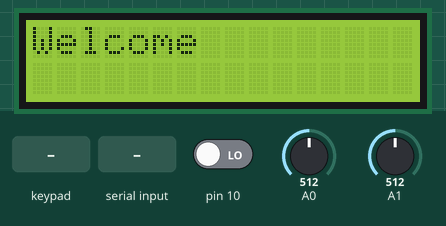
Simulated run of this sketch. Board: Arduino Uno, built with avr-gcc and run on an emulated ATmega328P. Parts: 16×2 character LCD. Inputs (shaded band) come from the test bench; at power-on: pin 10 LOW, A0 = 512, A1 = 512. What the sketch prints to the serial monitor is not drawn.

Above: at 1.4 s.
1.5 s: keypad keys 2 3 4 5 # pressed 0.4 s apart
At 4.4 s:
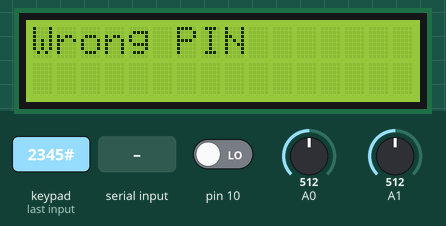
5.0 s: "ACCESS_GRANTED\n" received over Serial
At 5.8 s:
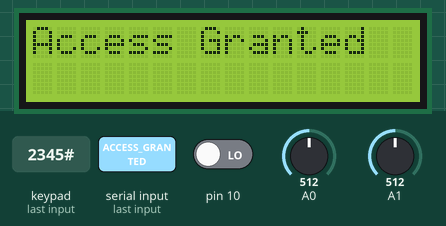
6.5 s: keypad keys D D D # pressed 0.4 s apart
At 8.3 s:
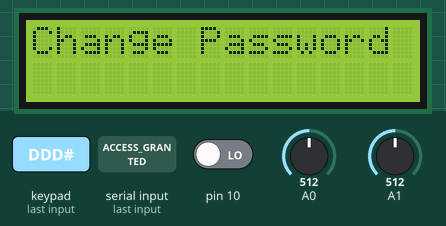
13.4 s: "ACCESS_DENIED\n" received over Serial
At 14.6 s:
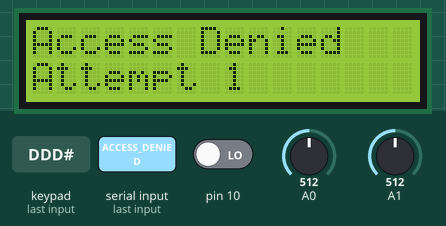
14.9 s: key 'A' pressed
At 15.8 s:
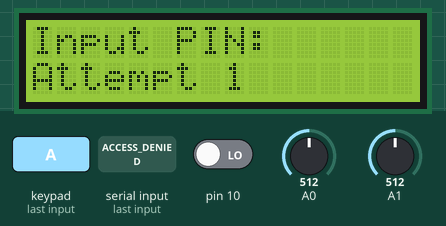
16.4 s: key '2' pressed
At 16.9 s:
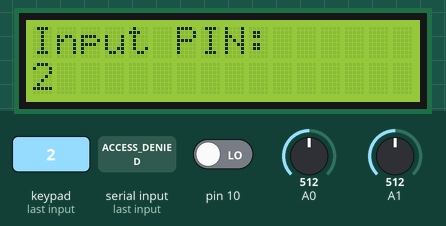
Timing chart, 0 to 18.9 s (numbered marks = the images above; inputs shaded):
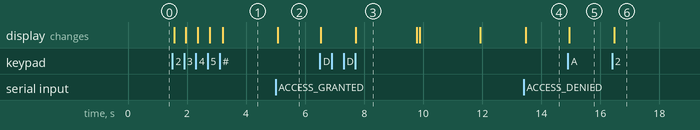

The sketch:

uno_extension.ino
```cpp
#include <Keypad.h>
#include <Wire.h>
#include <LiquidCrystal_I2C.h>
#include <EEPROM.h>
bool changePasswordMode = false;
bool waitingOldPassword = false;
bool waitingNewPassword = false;
int failedAttempts = 0;
bool locked = false;
unsigned long lockUntil = 0;

String specialBuffer = "";
#define PIN_LENGTH 6

String correctPIN = "123456";
String passwordInput = "";

int wrongAttempts = 0;

bool isLocked = false;

unsigned long lockedUntil = 0;

const byte ROWS = 4;
const byte COLS = 4;
char keys[ROWS][COLS] = {
  {'1','2','3','A'},
  {'4','5','6','B'},
  {'7','8','9','C'},
  {'*','0','#','D'}
};
byte rowPins[ROWS] = {2, 3, 4, 5};
byte colPins[COLS] = {6, 7, 8, 9};
Keypad keypad = Keypad(makeKeymap(keys), rowPins, colPins, ROWS, COLS);

// LCD cửa dùng I2C: SDA=A4, SCL=A5
// Địa chỉ phổ biến: 0x27 hoặc 0x3F
#define DOOR_LCD_ADDRESS 0x27
LiquidCrystal_I2C doorLcd(DOOR_LCD_ADDRESS, 16, 2);

static String lcdLine1 = "";
static String lcdLine2 = "";


void changePassword() {

  printLine1("Change Password");
  printLine2("");

  delay(2000);

  passwordInput = "";

  waitingOldPassword = true;
  waitingNewPassword = false;

  printLine1("Enter Old PIN");
  printLine2("");
}

void saveNewPassword() {

  if (passwordInput.length() != PIN_LENGTH) {

    printLine1("Need 6 Digits");
    printLine2("");

    delay(2000);

    passwordInput = "";

    printLine1("Enter New PIN");
    printLine2("");

    return;
  }

  savePassword(passwordInput);

  waitingNewPassword = false;
  changePasswordMode = false;

  printLine1("Password Saved");
  printLine2("");

  delay(2000);

  printLine1("Welcome");
  printLine2("");

  passwordInput = "";
}

void verifyOldPassword() {

  if (passwordInput == correctPIN) {

    passwordInput = "";

    waitingOldPassword = false;
    waitingNewPassword = true;

    printLine1("Enter New PIN");
    printLine2("");
  }
  else {

    passwordInput = "";

    printLine1("Wrong Old PIN");
    printLine2("");

    delay(2000);

    printLine1("Enter Old PIN");
    printLine2("");
  }
}

static void renderDoorLcd() {
  String line1 = lcdLine1;
  String line2 = lcdLine2;

  if (line1.length() > 16) {
    line1 = line1.substring(0, 16);
  }
  if (line2.length() > 16) {
    line2 = line2.substring(0, 16);
  }

  while (line1.length() < 16) {
    line1 += " ";
  }
  while (line2.length() < 16) {
    line2 += " ";
  }

  doorLcd.setCursor(0, 0);
  doorLcd.print(line1);
  doorLcd.setCursor(0, 1);
  doorLcd.print(line2);
}

void printLine1(String input) {
  lcdLine1 = input;
  renderDoorLcd();
}

void printLine2(String line2) {
  lcdLine2 = line2;
  renderDoorLcd();
}

void appendChar(char keypadInput) {

  if (passwordInput.length() < PIN_LENGTH) {

    passwordInput += keypadInput;
  }

  printLine2(passwordInput);
}

void handleSpecialSequence(char key) {

  if (key == 'D') {

    specialBuffer += 'D';

    if (specialBuffer.length() > 3) {
      specialBuffer.remove(0, 1);
    }

    return;
  }

  if (key == '#') {

    if (specialBuffer == "DDD") {

      specialBuffer = "";

      changePasswordMode = true;

      changePassword();

      return;
    }

    specialBuffer = "";
  }
  else {

    specialBuffer = "";
  }
}

void verifyPIN() {

    if (passwordInput == correctPIN) {

      Serial.println("ACCESS_GRANTED");

      printLine1("Access Granted");
      printLine2("");

      wrongAttempts = 0;
    }
    else {

      wrongAttempts++;

      Serial.println("ACCESS_DENIED");

      printLine1("Wrong PIN");
      printLine2("");

      if (wrongAttempts >= 3) {

        isLocked = true;
        lockedUntil = millis() + 30000;

        printLine1("Locked 30 sec");
      }
    }

    passwordInput = "";
  }

void resetPasswordInput() {
  passwordInput = "";
  printLine2(passwordInput);
}

  void loadPassword() {

    char buf[PIN_LENGTH + 1];

    for (int i = 0; i < PIN_LENGTH; i++) {
      buf[i] = EEPROM.read(i);
    }

    buf[PIN_LENGTH] = '\0';

    bool empty = true;

    for (int i = 0; i < PIN_LENGTH; i++) {
      if (buf[i] != 0xFF) {
        empty = false;
        break;
      }
    }

    if (empty) {

      correctPIN = "123456";

      for (int i = 0; i < PIN_LENGTH; i++) {
        EEPROM.write(i, correctPIN[i]);
      }

    } else {

      correctPIN = String(buf);

    }
  }

void savePassword(String newPIN) {

  correctPIN = newPIN;

  for(int i=0;i<PIN_LENGTH;i++) {
    EEPROM.write(i,newPIN[i]);
  }
}

void clear() {
  resetPasswordInput();
}

void setup() {

  loadPassword();
  Serial.begin(9600);
  pinMode(10, INPUT);

  doorLcd.init();
  doorLcd.backlight();
  printLine1("Welcome");
  printLine2("");

  doorLcd.init();
  doorLcd.backlight();
  printLine1("Welcome");
  printLine2("");
}

void loop() {
  char key = keypad.getKey();
  if (Serial.available()) {
      String msg = Serial.readStringUntil('\n');
      msg.trim();

      if (msg == "ACCESS_GRANTED") {
          failedAttempts = 0;
          printLine1("Access Granted");
          printLine2("");
      }
      else if (msg == "ACCESS_DENIED") {
          failedAttempts++;

          printLine1("Access Denied");
          printLine2("Attempt " + String(failedAttempts));

          if (failedAttempts >= 3) {
              locked = true;
              lockUntil = millis() + 30000;

              printLine1("System Locked");
              printLine2("30 Seconds");
          }
      }
  }

if (key) {

  handleSpecialSequence(key);
  printLine1("Input PIN: ");
  if (isLocked) {

    if (millis() < lockedUntil) {
      return;
    }

    isLocked = false;
    wrongAttempts = 0;
  }

  if (changePasswordMode) {

    if (key == '#') {

      if (waitingOldPassword) {
        verifyOldPassword();
      }
      else if (waitingNewPassword) {
        saveNewPassword();
      }
    }
    else if (key == '*') {

      passwordInput = "";
      printLine2("");
    }
    else if (key >= '0' && key <= '9') {

      appendChar(key);
    }

    return;
  }

  if (key == '#') {

    verifyPIN();
  }
  else if (key == '*') {

    resetPasswordInput();
  }
  else if (key >= '0' && key <= '9') {

    appendChar(key);
  }
}

  unsigned long now = millis();
  bool pinState = (digitalRead(10) == HIGH);
  static unsigned long pirCandidateStart = 0;
  static bool confirmedState = false;
  static bool lastSentPIR = false;

  if (pinState) {
    if (pirCandidateStart == 0) {
      pirCandidateStart = now;
    } else if (!confirmedState && (now - pirCandidateStart >= 200)) {
      confirmedState = true;
    }
  } else {
    pirCandidateStart = 0;
    confirmedState = false;
  }

  static unsigned long lastSentPIRTime = 0;
  if (confirmedState != lastSentPIR || (now - lastSentPIRTime >= 5000)) {
    lastSentPIR = confirmedState;
    lastSentPIRTime = now;
    Serial.print("PIR:");
    Serial.println(lastSentPIR ? "1" : "0");
  }

  static unsigned long lastSentLDRTime = 0;
  if (now - lastSentLDRTime >= 5000) {
    lastSentLDRTime = now;
    int raw = analogRead(A0);
    int currentVal = raw * 4;
    Serial.print("LDR:");
    Serial.println(currentVal);
  }


  static unsigned long lastSentTempTime = 0;
  if (now - lastSentTempTime >= 5000) {
    lastSentTempTime = now;
    long sum = 0;
    for (int i = 0; i < 50; i++) {
      sum += analogRead(A1);
      delay(1);
    }
    float raw = sum / 50.0;
    float mv = raw * (5000.0 / 1023.0);
    float temp = mv / 10.0;
    Serial.print("TEMP:");
    Serial.println(temp, 1);
  }


}
```

Measured:
- after the input at 1.5 s, the display: first changes after 0.07 s (image 1 shows a later state)
- after the input at 5.0 s, the display: changes after 0.07 s (image 2)
- after the input at 6.5 s, the display: first changes at once (image 3 shows a later state)
- after the input at 13.4 s, the display: changes after 0.08 s (image 4)
- after the input at 14.9 s, the display: changes at once (image 5)
- after the input at 16.4 s, the display: changes after 0.07 s (image 6)
- what the display in image 3 shows lasts 2.1 s, from 7.7 s to 9.8 s
